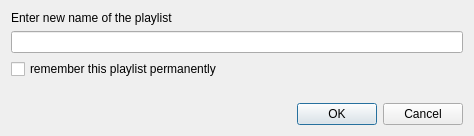
<?xml version="1.0" encoding="UTF-8"?>
<ui version="4.0">
 <class>RenamePlaylistDialog</class>
 <widget class="QDialog" name="RenamePlaylistDialog">
  <property name="geometry">
   <rect>
    <x>0</x>
    <y>0</y>
    <width>474</width>
    <height>136</height>
   </rect>
  </property>
  <property name="windowTitle">
   <string>Rename playlist</string>
  </property>
  <layout class="QVBoxLayout" name="verticalLayout">
   <item>
    <widget class="QLabel" name="label">
     <property name="text">
      <string>Enter new name of the playlist</string>
     </property>
    </widget>
   </item>
   <item>
    <widget class="QLineEdit" name="playlistNameLineEdit"/>
   </item>
   <item>
    <widget class="QCheckBox" name="remeberPlaylistCheckbox">
     <property name="text">
      <string>remember this playlist permanently</string>
     </property>
    </widget>
   </item>
   <item>
    <spacer name="verticalSpacer">
     <property name="orientation">
      <enum>Qt::Vertical</enum>
     </property>
     <property name="sizeHint" stdset="0">
      <size>
       <width>20</width>
       <height>40</height>
      </size>
     </property>
    </spacer>
   </item>
   <item>
    <layout class="QHBoxLayout" name="horizontalLayout">
     <item>
      <spacer name="horizontalSpacer">
       <property name="orientation">
        <enum>Qt::Horizontal</enum>
       </property>
       <property name="sizeHint" stdset="0">
        <size>
         <width>40</width>
         <height>20</height>
        </size>
       </property>
      </spacer>
     </item>
     <item>
      <widget class="QPushButton" name="okButton">
       <property name="text">
        <string>OK</string>
       </property>
      </widget>
     </item>
     <item>
      <widget class="QPushButton" name="cancelButton">
       <property name="text">
        <string>Cancel</string>
       </property>
      </widget>
     </item>
    </layout>
   </item>
  </layout>
 </widget>
 <resources/>
 <connections/>
</ui>
